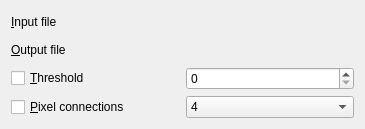
<?xml version="1.0" encoding="UTF-8"?>
<ui version="4.0">
 <class>GdalToolsWidget</class>
 <widget class="QWidget" name="GdalToolsWidget">
  <property name="geometry">
   <rect>
    <x>0</x>
    <y>0</y>
    <width>365</width>
    <height>129</height>
   </rect>
  </property>
  <property name="sizePolicy">
   <sizepolicy hsizetype="Expanding" vsizetype="Preferred">
    <horstretch>0</horstretch>
    <verstretch>0</verstretch>
   </sizepolicy>
  </property>
  <property name="windowTitle">
   <string>Sieve</string>
  </property>
  <layout class="QVBoxLayout" name="verticalLayout">
   <item>
    <layout class="QGridLayout" name="gridLayout">
     <item row="0" column="0">
      <widget class="QLabel" name="label">
       <property name="text">
        <string>&amp;Input file</string>
       </property>
       <property name="buddy">
        <cstring>inSelector</cstring>
       </property>
      </widget>
     </item>
     <item row="1" column="0">
      <widget class="QLabel" name="label_2">
       <property name="text">
        <string>&amp;Output file</string>
       </property>
       <property name="buddy">
        <cstring>outSelector</cstring>
       </property>
      </widget>
     </item>
     <item row="2" column="0">
      <widget class="QCheckBox" name="thresholdCheck">
       <property name="text">
        <string>&amp;Threshold</string>
       </property>
      </widget>
     </item>
     <item row="2" column="1">
      <widget class="QSpinBox" name="thresholdSpin">
       <property name="maximum">
        <number>65000</number>
       </property>
      </widget>
     </item>
     <item row="3" column="0">
      <widget class="QCheckBox" name="connectionsCheck">
       <property name="text">
        <string>&amp;Pixel connections</string>
       </property>
      </widget>
     </item>
     <item row="3" column="1">
      <widget class="QComboBox" name="connectionsCombo">
       <item>
        <property name="text">
         <string>4</string>
        </property>
       </item>
       <item>
        <property name="text">
         <string>8</string>
        </property>
       </item>
      </widget>
     </item>
     <item row="0" column="1">
      <widget class="GdalToolsInOutSelector" name="inSelector" native="true"/>
     </item>
     <item row="1" column="1">
      <widget class="GdalToolsInOutSelector" name="outSelector" native="true"/>
     </item>
    </layout>
   </item>
  </layout>
 </widget>
 <customwidgets>
  <customwidget>
   <class>GdalToolsInOutSelector</class>
   <extends>QWidget</extends>
   <header>inOutSelector</header>
   <container>1</container>
  </customwidget>
 </customwidgets>
 <resources/>
 <connections/>
</ui>
